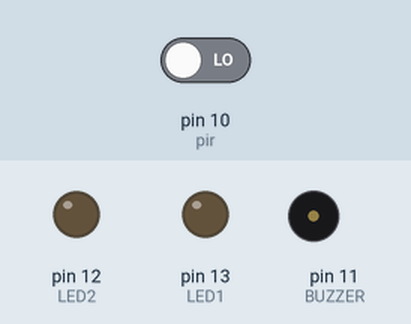
Simulated run of this sketch. Board: Arduino Uno, built with avr-gcc and run on an emulated ATmega328P. On the bench: output pins drawn as LEDs (lit = HIGH), buzzer (waves = sounding). Dashed ring = blinking. Inputs (shaded band) come from the test bench; at power-on: pin 10 (pir) LOW.

Above: at 1.2 s.
1.3 s: pin 10 (pir) driven HIGH
At 1.7 s:
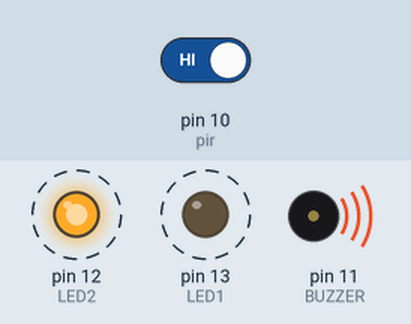
4.3 s: pin 10 (pir) driven LOW
At 5.5 s:
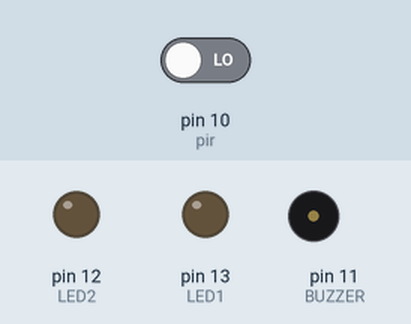
Timing chart, 0 to 7.3 s (numbered marks = the images above; inputs shaded):
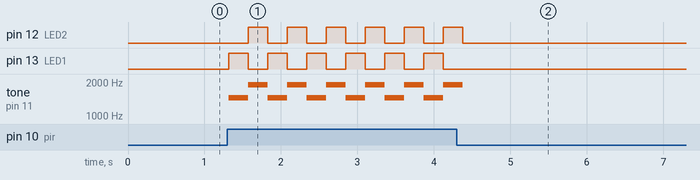

Measured:
- after the input at 1.3 s, pin 12 (LED2): alternates HIGH for 0.26 s and LOW for 0.25 s, starting after 0.27 s; pin 13 (LED1): alternates HIGH for 0.25 s and LOW for 0.26 s, starting at once; tone on pin 11 (BUZZER): alternates 1890 Hz for 0.26 s and 1450 Hz for 0.25 s, starting at once
- after the input at 4.3 s, pin 12 (LED2): goes on until 4.4 s, then stays LOW; pin 13 (LED1): stops changing and stays LOW

The sketch:

sensor_movimento2.ino
```cpp
int LED1 = 13;
int LED2 = 12;
int BUZZER = 11;
int pir = 10;
int armazena = 0;


void setup() {
  pinMode(LED1, OUTPUT);
  pinMode(LED2, OUTPUT);
  pinMode(BUZZER, OUTPUT);
  pinMode(pir, INPUT);

}

void loop() {
  pinMode(BUZZER, LOW);
  armazena = digitalRead(pir);

  if (armazena == HIGH){
    alarme();
  }
  else{
    silenciar();
  }
  delay(10);
}


void alarme(){
  digitalWrite(LED2, LOW);
  digitalWrite(LED1, HIGH);
  tone(BUZZER, 1450);
  delay(250);
  digitalWrite(LED2, HIGH);
  digitalWrite(LED1, LOW);
  tone(BUZZER, 1890);
  delay(250);
}


void silenciar(){
  digitalWrite(LED1, LOW);
  digitalWrite(LED2, LOW);
  noTone(BUZZER);
  delay(50);
}
```
